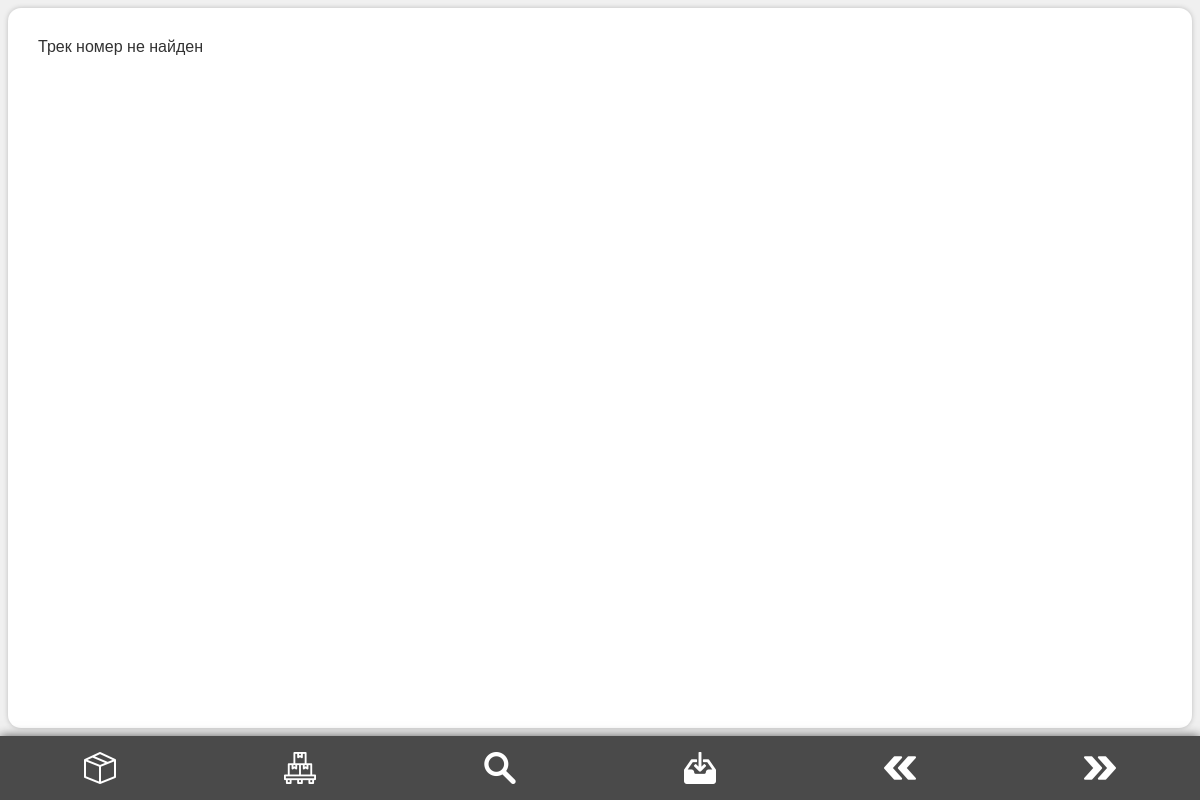
The app's page /auth/parcel.php?track=DWE876345645391, older data.
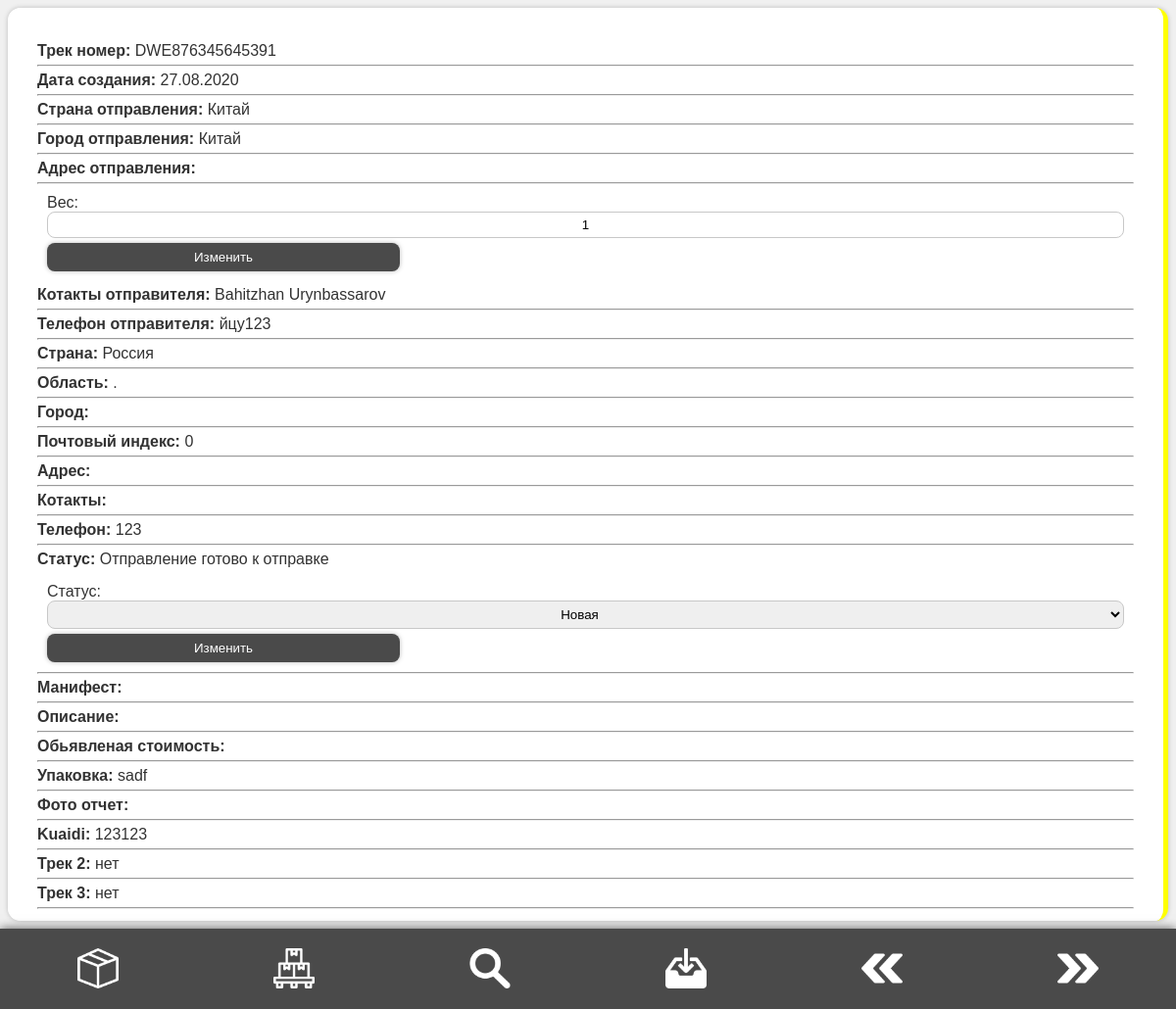
The same page, newer data.
### tables this page shows
CREATE TABLE `dispatch` (
  `id` int(13) NOT NULL,
  `qr_name` varchar(55) DEFAULT NULL,
  `fromDate` varchar(50) DEFAULT NULL,
  `fromCountrie` varchar(55) NOT NULL,
  `fromCity` varchar(55) NOT NULL,
  `fromAdres` varchar(400) NOT NULL,
  `fromContacts` varchar(255) NOT NULL,
  `fromPhone` varchar(20) NOT NULL,
  `toCountrie` varchar(255) NOT NULL,
  `toObl` varchar(55) NOT NULL,
  `toCity` varchar(77) NOT NULL,
  `toZipcode` int(10) NOT NULL,
  `toAdres` varchar(400) NOT NULL,
  `toContacts` varchar(255) NOT NULL,
  `toPhone` varchar(20) NOT NULL,
  `mass` int(55) NOT NULL,
  `status` varchar(255) NOT NULL,
  `manifest` varchar(55) NOT NULL,
  `payment` tinyint(1) NOT NULL DEFAULT 0,
  `description` text NOT NULL,
  `price` varchar(55) NOT NULL,
  `pack` varchar(255) NOT NULL,
  `photo` varchar(55) NOT NULL,
  `kuaidi` varchar(255) NOT NULL,
  `code2` varchar(255) NOT NULL DEFAULT 'нет',
  `code3` varchar(255) NOT NULL DEFAULT 'нет',
  `obl` char(100) NOT NULL,
  `login` char(100) NOT NULL
);

### auth/parcel.php (the view, shortened to what this page needs)
<?php
	require_once '../app/libs/sign/privileges.php';
	if(!empty($_GET['track'])) {
		$sql = 'SELECT * FROM dispatch WHERE qr_name = "'.$_GET['track'].'"';
		$res = $pdo->query($sql);
		$res = $res->fetch(PDO::FETCH_ASSOC);
	}
	switch($res['status']) {
			case "Отправление готово к отправке":
				$status = 'statusYellow';
				break;
			default:
				$status = '';
				break;
		}
?>
<!DOCTYPE html>
<html lang="en">
<head>
    <link rel="stylesheet" href="../public/css/style.css">
</head>
<body>
    <section id="content" class="<?=$status;?>">
		<?php
			if($res) {
				echo '<p class="info"><span class="infoDes">Трек номер: </span>' .$res['qr_name'].'</p><hr>';
				echo '<p class="info"><span class="infoDes">Дата создания: </span>' .$res['fromDate'].'</p><hr>';
				echo '<p class="info"><span class="infoDes">Страна отправления: </span>' .$res['fromCountrie'].'</p><hr>';
				echo '<p class="info"><span class="infoDes">Город отправления: </span>' .$res['fromCity'].'</p><hr>';
				echo '<p class="info"><span class="infoDes">Адрес отправления: </span>' .$res['fromAdres'].'</p><hr>';
				if(!empty($_SESSION['privileges'] == 0)) {
					echo '<form action="../app/querys/newMass.php" style="margin: 10px;>
							<label for="mass">Вес: </label>
							<input type="text" class="inp" id="mass" name="mass" value="'.$res['mass'].'">
							<input type="hidden" name="track" value="'.$res['qr_name'].'">
							<button type="submit" name="send" value="send" class="btn" style="margin-top: 5px;">Изменить</button>
						</form>';
				}
				echo '<p class="info"><span class="infoDes">Котакты отправителя: </span>' .$res['fromContacts'].'</p><hr>';
				echo '<p class="info"><span class="infoDes">Телефон отправителя: </span>' .$res['fromPhone'].'</p><hr>';
				echo '<p class="info"><span class="infoDes">Страна: </span>' .$res['toCountrie'].'</p><hr>';
				echo '<p class="info"><span class="infoDes">Область: </span>' .$res['obl'].'</p><hr>';
				echo '<p class="info"><span class="infoDes">Город: </span>' .$res['toCity'].'</p><hr>';
				echo '<p class="info"><span class="infoDes">Почтовый индекс: </span>' .$res['toZipcode'].'</p><hr>';
				echo '<p class="info"><span class="infoDes">Адрес: </span>' .$res['toAdres'].'</p><hr>';
				echo '<p class="info"><span class="infoDes">Котакты: </span>' .$res['toContacts'].'</p><hr>';
				echo '<p class="info"><span class="infoDes">Телефон: </span>' .$res['toPhone'].'</p><hr>';
				echo '<p class="info"><span class="infoDes">Статус: </span>' .$res['status'].'</p>';
				if(!empty($_SESSION['privileges'] == 0)) {
					echo '<form action="../app/querys/newStatus.php" style="margin: 10px;>
							<label for="status">Статус: </label>
							<select class="inp" id="status" name="status">
								<option>Новая</option>
								<option>Прибыла на склад/Ожидает оплаты</option>
								<option>Отправление готово к отправке</option>
								<option>Отправлена в страну назначения</option>
								<option>Прибыла в сортировочный центр страны назначения</option>
								<option>Идет вручение адресату</option>
								<option>Доставлена адресату</option>
								<option>Неудачная попытка вручения</option>
							</select>
							<input type="hidden" name="track" value="'.$res['qr_name'].'">
							<button type="submit" name="send" value="send" class="btn" style="margin-top: 5px;">Изменить</button>
						</form>';
				}
				echo '<hr>';
				echo '<p class="info"><span class="infoDes">Манифест: </span>' .$res['manifest'].'</p><hr>';
				echo '<p class="info"><span class="infoDes">Описание: </span>' .$res['description'].'</p><hr>';
				echo '<p class="info"><span class="infoDes">Обьявленая стоимость: </span>' .$res['price'].'</p><hr>';
				echo '<p class="info"><span class="infoDes">Упаковка: </span>' .$res['pack'].'</p><hr>';
				echo '<p class="info"><span class="infoDes">Фото отчет: </span>' .$res['photo'].'</p><hr>';
				echo '<p class="info"><span class="infoDes">Kuaidi: </span>' .$res['kuaidi'].'</p><hr>';
				echo '<p class="info"><span class="infoDes">Трек 2: </span>' .$res['code2'].'</p><hr>';
				echo '<p class="info"><span class="infoDes">Трек 3: </span>' .$res['code3'].'</p><hr>';
			} else {
				echo 'Трек номер не найден';
			}
		?>
    </section>
	<?php require_once 'template/footer.php'; ?>
</body>
</html>

Row changes from the older to the newer data that the page shows:
added dispatch: qr_name "DWE876345645391", fromDate "27.08.2020", fromCountrie "Китай", fromCity "Китай", mass "1", fromContacts "Bahitzhan Urynbassarov", fromPhone "йцу123", toCountrie "Россия", obl ".", toZipcode "0", toPhone "123", status "Отправление готово к отправке", pack "sadf", kuaidi "123123", code2 "нет", code3 "нет"
Text that changed along with them:
form field status: (not shown) → "Новая"
text no longer shown: "Трек номер не найден"
text now shown: "Трек номер: Дата создания: Страна отправления: Город отправления: Адрес отправления: Вес: Изменить Котакты отправителя: Телефон отправителя: Страна: Область: Город: Почтовый индекс: Адрес: Котакты: Телефон: Статус: Статус: Изменить Манифест: Описание: Обьявленая стоимость: Упаковка: Фото отчет: Kuaidi: Трек 2: Трек 3:"
